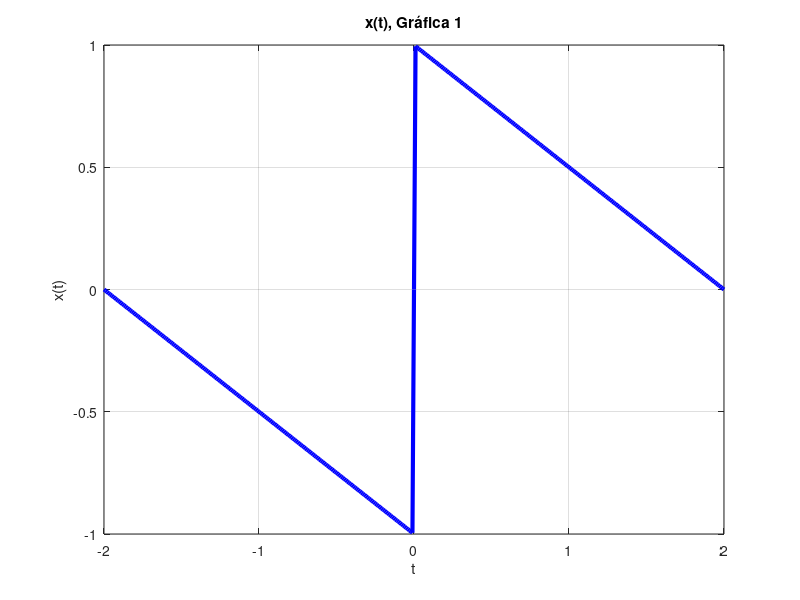
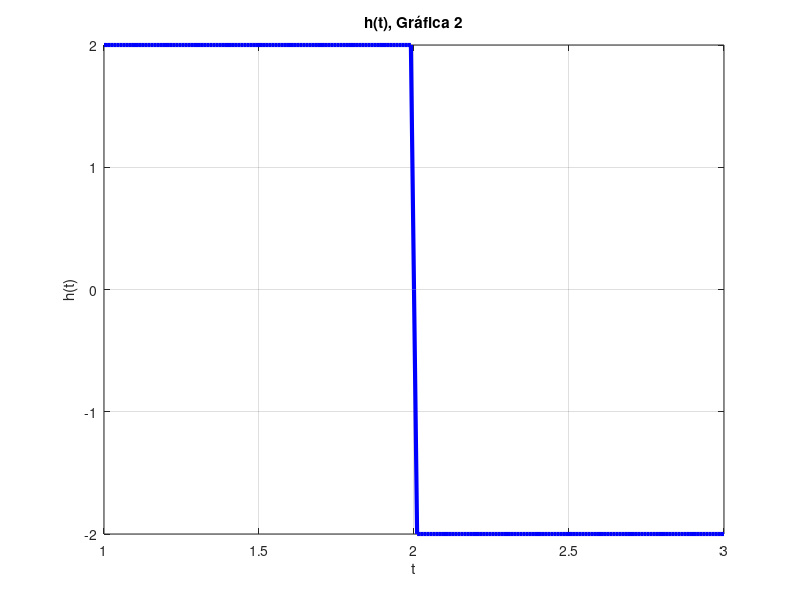
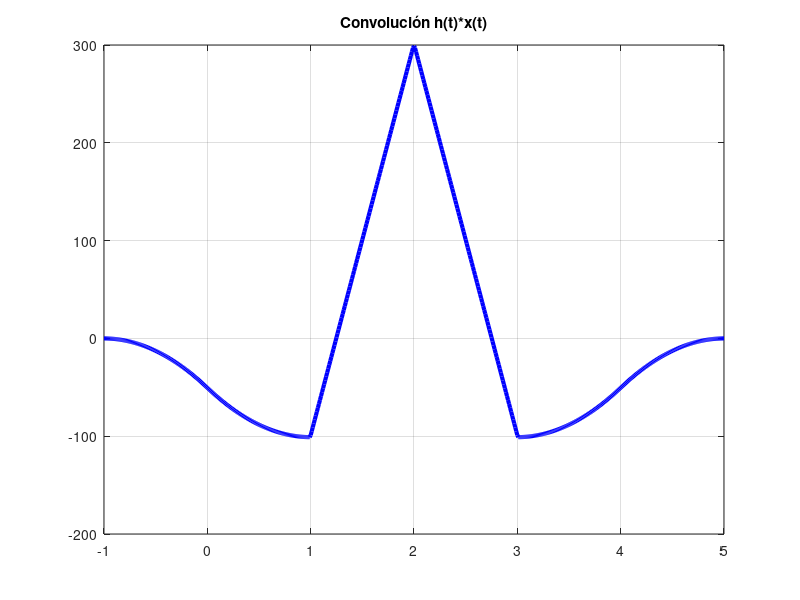
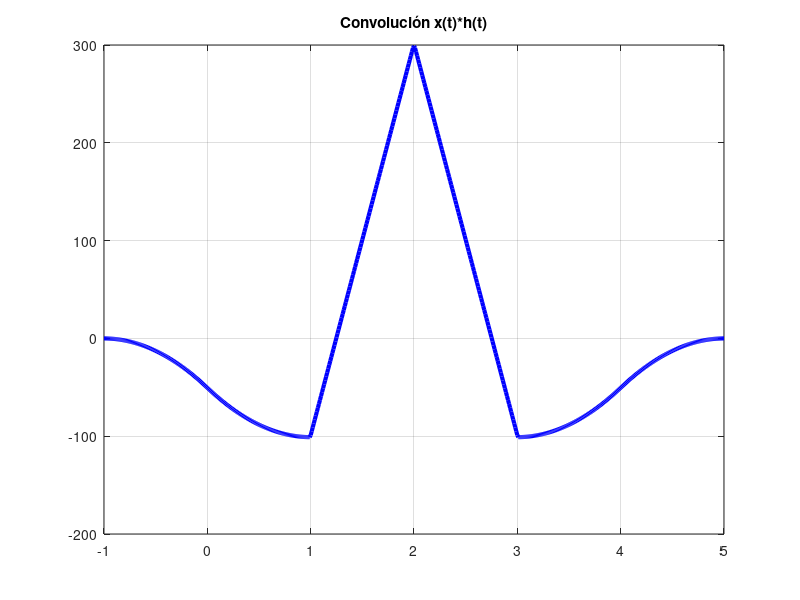

MATLAB code for these plots, in order:
%Este programa sirve para hacer la práctica 2
%Esta parte sirve para resolver el ejercicio 2

%Función x(t)
figure(1); 
%Declaración del dominio
dom1= -2:0.01:2;
%Funcion
x=((dom1<0).*(-0.5*dom1-1))+((dom1>0).*(-0.5*dom1+1));
plot(dom1, x, 'b','LineWidth', 3)
grid on
xlabel('t')
ylabel('x(t)')
title('x(t), Gráfica 1'); 

%Función h(t)
figure(2); 
%Declaración del dominio
dom2= 1:0.01:3;
%Funcion
h=((dom2<2).*(2))+((dom2>2).*(-2));
plot(dom2, h, 'b','LineWidth', 3)
grid on
xlabel('t')
ylabel('h(t)')
title('h(t), Gráfica 2'); 

%Convolución h(t)*x(t)
figure(3); 
t=-1:0.01:5;
c=conv (h,x);
plot(t, c,  'b','LineWidth', 3);
grid on
title('Convolución h(t)*x(t)'); 

%Convolución x(t)*h(t)
figure(4); 
c=conv (x,h);
plot(t, c, 'b','LineWidth', 3);
grid on
title('Convolución x(t)*h(t)'); 
